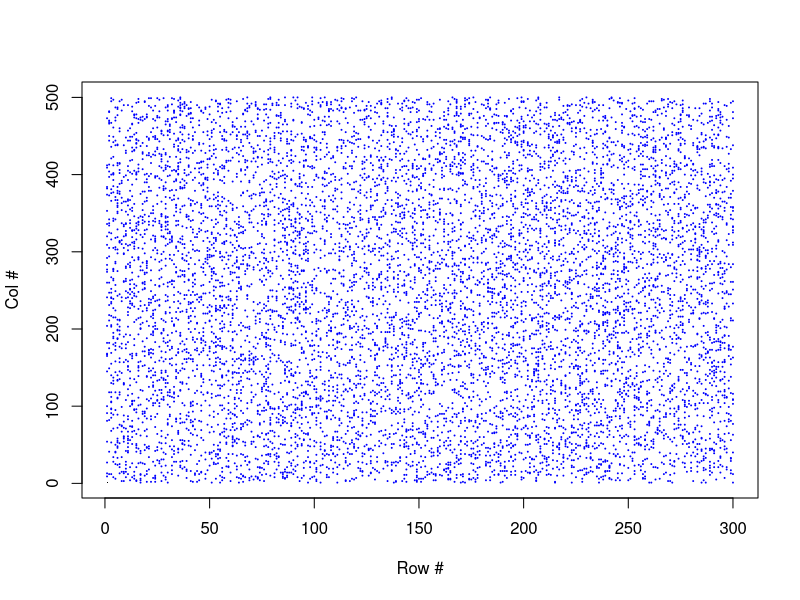
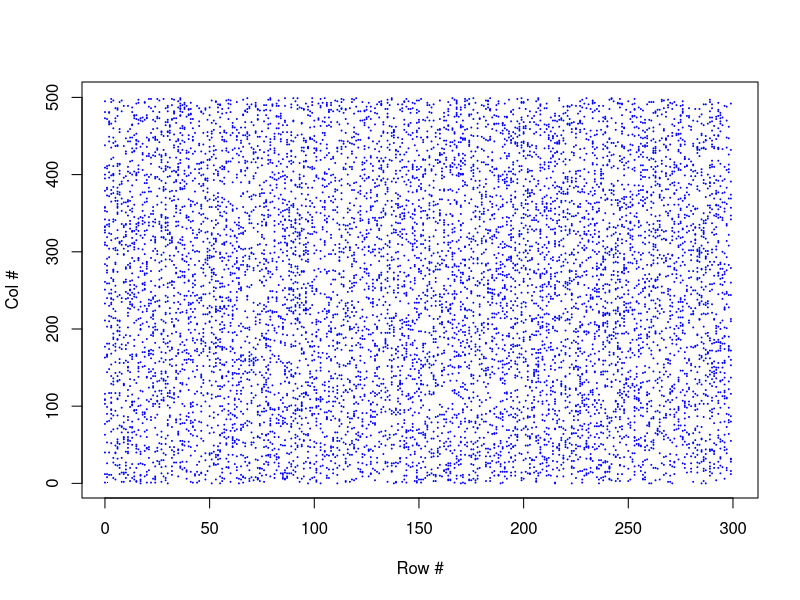

These figures' R source, in order:
## This file demosntrates why you should use 'vectorized operations'
## instead of for loops in R.


# Create a data frame with random data
rows <- 300 ; cols <- 500
theData <- data.frame(matrix(runif(rows * cols), nrow = rows))
theData[1:6, 1:8]  # Check theData


# Add missing data to theData
num.missing <- 10000
for (i in 1:num.missing)
    theData[sample(1:nrow(theData), 1)
     , sample(1:ncol(theData), 1)
     ] <- NA


# Slow function using a loop
visualize_missing_slow <- function(theData) {
    plot(1, 1 # just to start, plot a dot
        , pch = '.'
        , xlim = c(1, nrow(theData)), ylim = c(1, ncol(theData))
        , xlab = 'Row #', ylab = 'Col #')
    for (r in 1:nrow(theData))
        for (c in 1:ncol(theData))
            if (is.na(theData[r, c]))
                points(r, c, pch = 19, cex = .1, col = 'blue')
}


visualize_missing_fast <- function(theData) {
  v <- which(as.vector(is.na(theData)))
  r <- v %% nrow(theData)
  c <- v %/% nrow(theData)
  plot(1, 1, pch = '.', xlim = c(1, nrow(theData)), ylim = c(1, ncol(theData)), xlab = 'Row #', ylab = 'Col #')
  points(r, c, pch = 19, cex = .1, col = 'blue')
}


## Performance Test Results ----------------------------------------

                                        #     user  system elapsed
system.time(visualize_missing_slow(theData))  #   64.480   2.388  92.477 - 300x500 w/ 10K missing
system.time(visualize_missing_fast(theData))  #    1.496   0.016   1.614 - 300x500 w/ 10K missing
